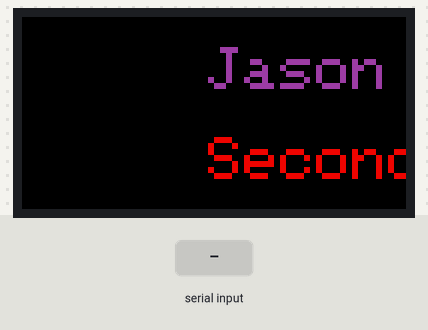
Recording of a sketch running on a simulated Arduino Zero (SAMD21). Parts: 64×32 colour display. The inputs (shaded band) are chosen by the test bench. What the sketch prints to the serial monitor is not drawn.

Above: at 1.2 s.
1.3 s: "2\n" received over Serial
At 1.65 s:
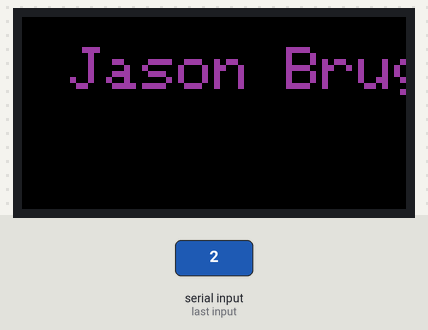
3.9 s: "1\n" received over Serial
At 5.0 s:
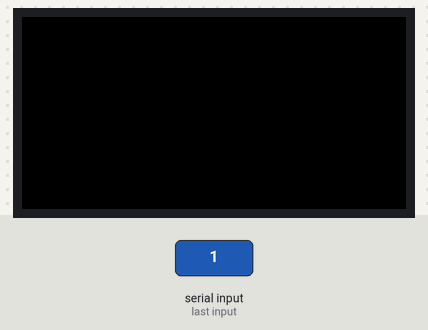
Timing chart, 0 to 6.9 s (numbered marks = the images above; inputs shaded):
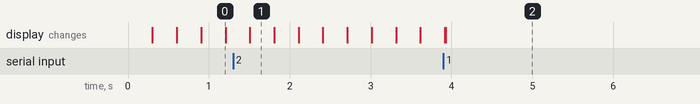

The sketch:

Just_Scroller_64x32.ino
```cpp
// Use this website to calculate the color code: http://www.barth-dev.de/online/rgb565-color-picker/
uint16_t color_line_1 = 0x99F4;
uint16_t color_line_2 = 0xE820;

#define MAX_INPUT 1000

#include <Adafruit_Protomatter.h>

 uint8_t rgbPins[]  = {6, A5, A1, A0, A4, 11};
  uint8_t addrPins[] = {10, 5, 13, 9};
  uint8_t clockPin   = 12;
  uint8_t latchPin   = PIN_SERIAL1_RX;
  uint8_t oePin      = PIN_SERIAL1_TX;

/* ----------------------------------------------------------------------
Matrix initialization is explained EXTENSIVELY in "simple" example sketch!
It's very similar here, but we're passing "true" for the last argument,
enabling double-buffering -- this permits smooth animation by having us
draw in a second "off screen" buffer while the other is being shown.
------------------------------------------------------------------------- */

Adafruit_Protomatter matrix(
  64,          // Matrix width in pixels
  6,           // Bit depth -- 6 here provides maximum color options
  1, rgbPins,  // # of matrix chains, array of 6 RGB pins for each
  4, addrPins, // # of address pins (height is inferred), array of pins
  clockPin, latchPin, oePin, // Other matrix control pins
  true);       // HERE IS THE MAGIC FOR DOUBLE-BUFFERING!

// Sundry globals used for animation ---------------------------------------

int16_t textX = matrix.width(),  // Current text position (X)
  textY,                         // Current text position (Y)
  textMin,                       // Text pos. (X) when scrolled off left edge
  hue = 0;
char text_line_1[MAX_INPUT];  // Buffer to hold scrolling message text
char text_line_2[MAX_INPUT];  // Buffer to hold scrolling message text

// SETUP - RUNS ONCE AT PROGRAM START --------------------------------------

void setup(void) {
  Serial.begin(9600);

  // Initialize matrix...
  ProtomatterStatus status = matrix.begin();
  Serial.print("Protomatter begin() status: ");
  Serial.println((int)status);
  if (status != PROTOMATTER_OK) {
    // DO NOT CONTINUE if matrix setup encountered an error.
    for (;;)
      ;
  }

  // Unlike the "simple" example, we don't do any drawing in setup().
  // But we DO initialize some things we plan to animate...

  // Set up the scrolling message...
  sprintf(text_line_1, "Jason Bruges Studio artwork text here");
  sprintf(text_line_2, "Second Line of text to be printed");

  //matrix.setFont(&FreeSans9pt7b);  // Use nice bitmap font
  matrix.setTextWrap(false);               // Allow text off edge

  int16_t x1, y1;
  uint16_t w;
  uint16_t h;//
  matrix.getTextBounds(text_line_1, 0, 0, &x1, &y1, &w, &h);  // How big is it?
  textMin = -w;                                               // All text is off left edge when it reaches this point
                                                              // textY = matrix.height() / 2 - (y1 + h / 2); // Center text vertically
  textY = 100;
  // Note: when making scrolling text like this, the setTextWrap(false)
  // call is REQUIRED (to allow text to go off the edge of the matrix),
  // AND it must be BEFORE the getTextBounds() call (or else that will
  // return the bounds of "wrapped" text).

  // Set up the colors of the bouncy balls.
  // ballcolor[0] = matrix.color565(0, 20, 0); // Dark green
  // ballcolor[1] = matrix.color565(0, 0, 20); // Dark blue
  // ballcolor[2] = matrix.color565(20, 0, 0); // ark red
}

bool noFont = true;
// LOOP - RUNS REPEATEDLY AFTER SETUP --------------------------------------
unsigned long prevMill;
int interval = 25;
int pos_text_line_1 = 15;
int pos_text_line_2 = 30;
void loop(void) {

  if (millis() - prevMill > interval) {
    prevMill = millis();

    // Every frame, we clear the background and draw everything anew.
    // This happens "in the background" with double buffering, that's
    // why you don't see everything flicker. It requires double the RAM,
    // so it's not practical for every situation.

    matrix.fillScreen(0);  // Fill background black

    // Draw the big scrolly text
    matrix.setTextColor(color_line_1);
    if(noFont == true){
      matrix.setCursor(textX, pos_text_line_1 - 10);
    } else {
    matrix.setCursor(textX, pos_text_line_1);
    }

    matrix.print(text_line_1);

    matrix.setTextColor(color_line_2);
    if(noFont == true){
      matrix.setCursor(textX, pos_text_line_2 - 10);
    } else {
    matrix.setCursor(textX, pos_text_line_2);
    }
    matrix.print(text_line_2);

    // Update text position for next frame. If text goes off the
    // left edge, reset its position to be off the right edge.
    if ((--textX) < textMin) textX = matrix.width();

    matrix.show();
  }


  //delay(10); // 20 milliseconds = ~50 frames/second

  readtext_line_1ing();
}

void readtext_line_1ing() {
  if (Serial.available() > 0)
    processIncomingByte(Serial.read());
}

void process_data(char* data) {

  if (data[0] == '2') {
    Serial.print("Updating Line 2: ");

    if (data[2] == 'x') {
      Serial.print("Updating Line 2 color: ");

      int newColor;
      char arrayColor[4];
      arrayColor[0] = data[3];
      arrayColor[1] = data[4];
      arrayColor[2] = data[5];
      arrayColor[3] = data[6];
      newColor = (int)strtol(arrayColor, NULL, 16);
      //newColor = atoi(arrayColor);
      //sscanf(arrayColor, "%i", &newColor);
      Serial.print(" / int: ");
      Serial.println(newColor);

      color_line_2 = newColor;
    } else {
      for (int i = 1; i < MAX_INPUT; i++) {
        text_line_2[i - 1] = data[i];
      }
    }

    Serial.println(text_line_2);

  } else if (data[0] == '1') {


    if (data[2] == 'x') {
      Serial.print("Updating Line 1 color: ");

      int newColor;
      char arrayColor[4];
      arrayColor[0] = data[3];
      arrayColor[1] = data[4];
      arrayColor[2] = data[5];
      arrayColor[3] = data[6];
      newColor = (int)strtol(arrayColor, NULL, 16);
      //newColor = atoi(arrayColor);
      //sscanf(arrayColor, "%i", &newColor);
      //Serial.print(" / int: "); Serial.println(newColor);

      color_line_1 = newColor;
    } else {
      // if (data[0] == '1') {

      Serial.print("Updating Line 1: ");

      for (int i = 1; i < MAX_INPUT; i++) {
        text_line_1[i - 1] = data[i];
      }
    }
    // }
    // else {
    //   for (int i = 0; i < MAX_INPUT; i++) {
    //     text_line_1[i] = data[i];
    //   }
    //}
    Serial.println(text_line_1);

  } else if (data[0] == 's') {

    Serial.print("Updating Speed: ");

    int new_speed;
    char newSpeed[3];
    newSpeed[0] = data[1];
    newSpeed[1] = data[2];
    newSpeed[2] = data[3];
    new_speed = (int)strtol(newSpeed, NULL, 16);
    Serial.println(new_speed);
    interval = constrain(new_speed, 1, 100);


  } else // else if (data[0] == 'F') {

   // Serial.print("Updating Font: ");


     if(strcmp(data, "FontReset") == 0) {
       Serial.println("NO FONT");
       matrix.setFont(NULL);  // Use nice bitmap font
       noFont = true;
     } else {
       noFont = false;

    //       if(strcmp(data, "FreeMono9pt7b") == 0) matrix.setFont(&FreeMono9pt7b);  // Use nice bitmap font
    //  if(strcmp(data, "FreeMono12pt7b") == 0) matrix.setFont(&FreeMono12pt7b);  // Use nice bitmap font
    //   if(strcmp(data, "FreeMono18pt7b") == 0) matrix.setFont(&FreeMono18pt7b);  // Use nice bitmap font
    //    if(strcmp(data, "FreeMono24pt7b") == 0) matrix.setFont(&FreeMono24pt7b);  // Use nice bitmap font
    //     if(strcmp(data, "FreeMonoBold9pt7b") == 0) matrix.setFont(&FreeMonoBold9pt7b);  // Use nice bitmap font
    //      if(strcmp(data, "FreeMonoBold12pt7b") == 0) matrix.setFont(&FreeMonoBold12pt7b);  // Use nice bitmap font
    //       if(strcmp(data, "FreeMonoBold18pt7b") == 0) matrix.setFont(&FreeMonoBold18pt7b);  // Use nice bitmap font
    //        if(strcmp(data, "FreeMonoBold24pt7b") == 0) matrix.setFont(&FreeMonoBold24pt7b);  // Use nice bitmap font
    //         if(strcmp(data, "FreeMonoBoldOblique9pt7b") == 0) matrix.setFont(&FreeMonoBoldOblique9pt7b);  // Use nice bitmap font
    //          if(strcmp(data, "FreeMonoBoldOblique12pt7b") == 0) matrix.setFont(&FreeMonoBoldOblique12pt7b);  // Use nice bitmap font
    //           if(strcmp(data, "FreeMonoBoldOblique18pt7b") == 0) matrix.setFont(&FreeMonoBoldOblique18pt7b);  // Use nice bitmap font
    //            if(strcmp(data, "FreeMonoBoldOblique24pt7b") == 0) matrix.setFont(&FreeMonoBoldOblique24pt7b);  // Use nice bitmap font
    //             if(strcmp(data, "FreeMonoOblique9pt7b") == 0) matrix.setFont(&FreeMonoOblique9pt7b);  // Use nice bitmap font
    //              if(strcmp(data, "FreeMonoOblique12pt7b") == 0) matrix.setFont(&FreeMonoOblique12pt7b);  // Use nice bitmap font
    //               if(strcmp(data, "FreeMonoOblique18pt7b") == 0) matrix.setFont(&FreeMonoOblique18pt7b);  // Use nice bitmap font
    //                if(strcmp(data, "FreeMonoOblique24pt7b") == 0) matrix.setFont(&FreeMonoOblique24pt7b);  // Use nice bitmap font
    //                 if(strcmp(data, "FreeSans9pt7b") == 0) matrix.setFont(&FreeSans9pt7b);  // Use nice bitmap font
    //                  if(strcmp(data, "FreeSans12pt7b") == 0) matrix.setFont(&FreeSans12pt7b);  // Use nice bitmap font
    //                   if(strcmp(data, "FreeSans18pt7b") == 0) matrix.setFont(&FreeSans18pt7b);  // Use nice bitmap font
    //                    if(strcmp(data, "FreeSans24pt7b") == 0) matrix.setFont(&FreeSans24pt7b);  // Use nice bitmap font
    //                     if(strcmp(data, "FreeSansBold9pt7b") == 0) matrix.setFont(&FreeSansBold9pt7b);  // Use nice bitmap font
    //                      if(strcmp(data, "FreeSansBold12pt7b") == 0) matrix.setFont(&FreeSansBold12pt7b);  // Use nice bitmap font
    //                       if(strcmp(data, "FreeSansBold18pt7b") == 0) matrix.setFont(&FreeSansBold18pt7b);  // Use nice bitmap font
    //                        if(strcmp(data, "FreeSansBold24pt7b") == 0) matrix.setFont(&FreeSansBold24pt7b);  // Use nice bitmap font
    //                         if(strcmp(data, "FreeSansBoldOblique9pt7b") == 0) matrix.setFont(&FreeSansBoldOblique9pt7b);  // Use nice bitmap font
    //                          if(strcmp(data, "FreeSansBoldOblique12pt7b") == 0) matrix.setFont(&FreeSansBoldOblique12pt7b);  // Use nice bitmap font
    //                           if(strcmp(data, "FreeSansBoldOblique18pt7b") == 0) matrix.setFont(&FreeSansBoldOblique18pt7b);  // Use nice bitmap font
    //                            if(strcmp(data, "FreeSansBoldOblique24pt7b") == 0) matrix.setFont(&FreeSansBoldOblique24pt7b);  // Use nice bitmap font
    //                             if(strcmp(data, "FreeSansOblique9pt7b") == 0) matrix.setFont(&FreeSansOblique9pt7b);  // Use nice bitmap font
    //                              if(strcmp(data, "FreeSansOblique12pt7b") == 0) matrix.setFont(&FreeSansOblique12pt7b);  // Use nice bitmap font
    //                               if(strcmp(data, "FreeSansOblique18pt7b") == 0) matrix.setFont(&FreeSansOblique18pt7b);  // Use nice bitmap font
    //                                if(strcmp(data, "FreeSansOblique24pt7b") == 0) matrix.setFont(&FreeSansOblique24pt7b);  // Use nice bitmap font
    //                                 if(strcmp(data, "FreeSerif9pt7b") == 0) matrix.setFont(&FreeSerif9pt7b);  // Use nice bitmap font
    //                                  if(strcmp(data, "FreeSerif12pt7b") == 0) matrix.setFont(&FreeSerif12pt7b);  // Use nice bitmap font
    //                                   if(strcmp(data, "FreeSerif18pt7b") == 0) matrix.setFont(&FreeSerif18pt7b);  // Use nice bitmap font
    //                                    if(strcmp(data, "FreeSerif24pt7b") == 0) matrix.setFont(&FreeSerif24pt7b);  // Use nice bitmap font
    //                                     if(strcmp(data, "FreeSerifBold9pt7b") == 0) matrix.setFont(&FreeSerifBold9pt7b);  // Use nice bitmap font
    //                                      if(strcmp(data, "FreeSerifBold12pt7b") == 0) matrix.setFont(&FreeSerifBold12pt7b);  // Use nice bitmap font
    //                                       if(strcmp(data, "FreeSerifBold18pt7b") == 0) matrix.setFont(&FreeSerifBold18pt7b);  // Use nice bitmap font
    //                                        if(strcmp(data, "FreeSerifBold24pt7b") == 0) matrix.setFont(&FreeSerifBold24pt7b);  // Use nice bitmap font
    //                                         if(strcmp(data, "FreeSerifBoldItalic9pt7b") == 0) matrix.setFont(&FreeSerifBoldItalic9pt7b);  // Use nice bitmap font
    //                                          if(strcmp(data, "FreeSerifBoldItalic12pt7b") == 0) matrix.setFont(&FreeSerifBoldItalic12pt7b);  // Use nice bitmap font
    //                                           if(strcmp(data, "FreeSerifBoldItalic18pt7b") == 0) matrix.setFont(&FreeSerifBoldItalic18pt7b);  // Use nice bitmap font
    //                                            if(strcmp(data, "FreeSerifBoldItalic24pt7b") == 0) matrix.setFont(&FreeSerifBoldItalic24pt7b);  // Use nice bitmap font
    //                                             if(strcmp(data, "FreeSerifItalic9pt7b") == 0) matrix.setFont(&FreeSerifItalic9pt7b);  // Use nice bitmap font
    //                                              if(strcmp(data, "FreeSerifItalic12pt7b") == 0) matrix.setFont(&FreeSerifItalic12pt7b);  // Use nice bitmap font
    //                                               if(strcmp(data, "FreeSerifItalic18pt7b") == 0) matrix.setFont(&FreeSerifItalic18pt7b);  // Use nice bitmap font
    //                                                if(strcmp(data, "FreeSerifItalic24pt7b") == 0) matrix.setFont(&FreeSerifItalic24pt7b);  // Use nice bitmap font

    //                                                if(strcmp(data, "Fledcounter7regular7pt7b") == 0) matrix.setFont(&ledcounter7regular7pt7b);  // Use nice bitmap font
    //                                                 if(strcmp(data, "Fledcounter7regular9pt7b") == 0) matrix.setFont(&ledcounter7regular9pt7b);
    //                                                  if(strcmp(data, "Fledcounter7regular10pt7b") == 0) matrix.setFont(&ledcounter7regular10pt7b);
    //                                                   if(strcmp(data, "Fledcounter7regular12pt7b") == 0) matrix.setFont(&ledcounter7regular12pt7b);
    //                                                    if(strcmp(data, "Fledcounter7regular14pt7b") == 0) matrix.setFont(&ledcounter7regular14pt7b);

    //                                                     if(strcmp(data, "FTomatoCoffee7") == 0) matrix.setFont(&TomatoCoffee7pt7b);
    //                                                      if(strcmp(data, "FTomatoCoffee9") == 0) matrix.setFont(&TomatoCoffee9pt7b);
    //                                                       if(strcmp(data, "FTomatoCoffee10") == 0) matrix.setFont(&TomatoCoffee10pt7b);
    //                                                        if(strcmp(data, "FTomatoCoffee12") == 0) matrix.setFont(&TomatoCoffee12pt7b);
    //                                                         if(strcmp(data, "FTomatoCoffee14") == 0) matrix.setFont(&TomatoCoffee14pt7b);

    //                                                          if(strcmp(data, "FJdLcdRoundedRegular7") == 0) matrix.setFont(&JdLcdRoundedRegular7pt7b);
    //                                                           if(strcmp(data, "FJdLcdRoundedRegular9") == 0) matrix.setFont(&JdLcdRoundedRegular9pt7b);
    //                                                            if(strcmp(data, "FJdLcdRoundedRegular10") == 0) matrix.setFont(&JdLcdRoundedRegular10pt7b);
    //                                                             if(strcmp(data, "FJdLcdRoundedRegular12") == 0) matrix.setFont(&JdLcdRoundedRegular12pt7b);
    //                                                              if(strcmp(data, "FJdLcdRoundedRegular14") == 0) matrix.setFont(&JdLcdRoundedRegular14pt7b);

    //                                                               if(strcmp(data, "FLEDCalculator7") == 0) matrix.setFont(&LEDCalculator7pt7b);
    //                                                                if(strcmp(data, "FLEDCalculator9") == 0) matrix.setFont(&LEDCalculator9pt7b);
    //                                                                 if(strcmp(data, "FLEDCalculator10") == 0) matrix.setFont(&LEDCalculator10pt7b);
    //                                                                  if(strcmp(data, "FLEDCalculator12") == 0) matrix.setFont(&LEDCalculator12pt7b);
    //                                                                   if(strcmp(data, "FLEDCalculator14") == 0) matrix.setFont(&LEDCalculator14pt7b);

    //                                                                    if(strcmp(data, "Fjdstars7") == 0) matrix.setFont(&jdstars7pt7b);
    //                                                                     if(strcmp(data, "Fjdstars9") == 0) matrix.setFont(&jdstars9pt7b);
    //                                                                      if(strcmp(data, "Fjdstars10") == 0) matrix.setFont(&jdstars10pt7b);
    //                                                                       if(strcmp(data, "Fjdstars12") == 0) matrix.setFont(&jdstars12pt7b);
    //                                                                        if(strcmp(data, "Fjdstars14") == 0) matrix.setFont(&jdstars14pt7b);

     }
    Serial.println(data);

     matrix.show();
    // (strcmp(data, "FreeMono9pt7b.h") == 0) ? "Good day." : "Good evening.";

    // if (strcmp(data, "FreeMono9pt7b.h") == 0) {
    //   Serial.println("Found FreeMono9pt7b ");
    // }

 // }

}  // end of process_data


void processIncomingByte(const byte inByte) {
  static char input_line[MAX_INPUT];
  static unsigned int input_pos = 0;

  switch (inByte) {

    case '\n':                    // end of text
      input_line[input_pos] = 0;  // terminating null byte

      // terminator reached! process input_line here ...
      process_data(input_line);

      // reset buffer for next time
      input_pos = 0;
      break;

    case '\r':  // discard carriage return
      break;

    default:
      // keep adding if not full ... allow for terminating null byte
      if (input_pos < (MAX_INPUT - 1))
        input_line[input_pos++] = inByte;
      break;

  }  // end of switch

}  // end of processIncomingByte
```

Measured:
- after the input at 1.3 s, the display: changes after 0.21 s (image 1)
